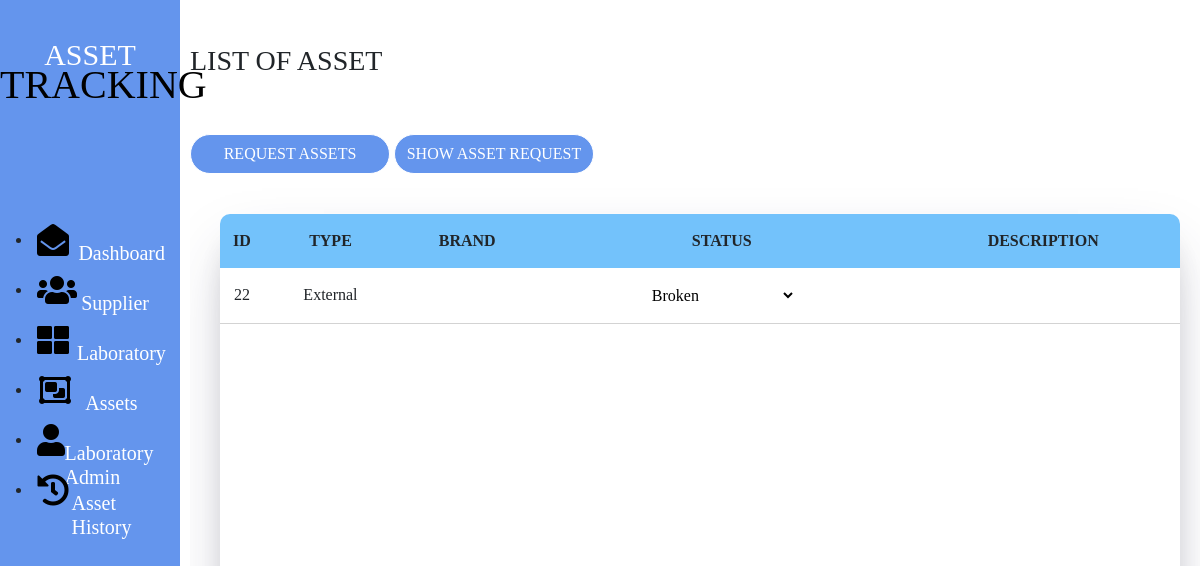
Before: /myDashboard/viewInsideLaboratory.php?id=402 with the older database file.
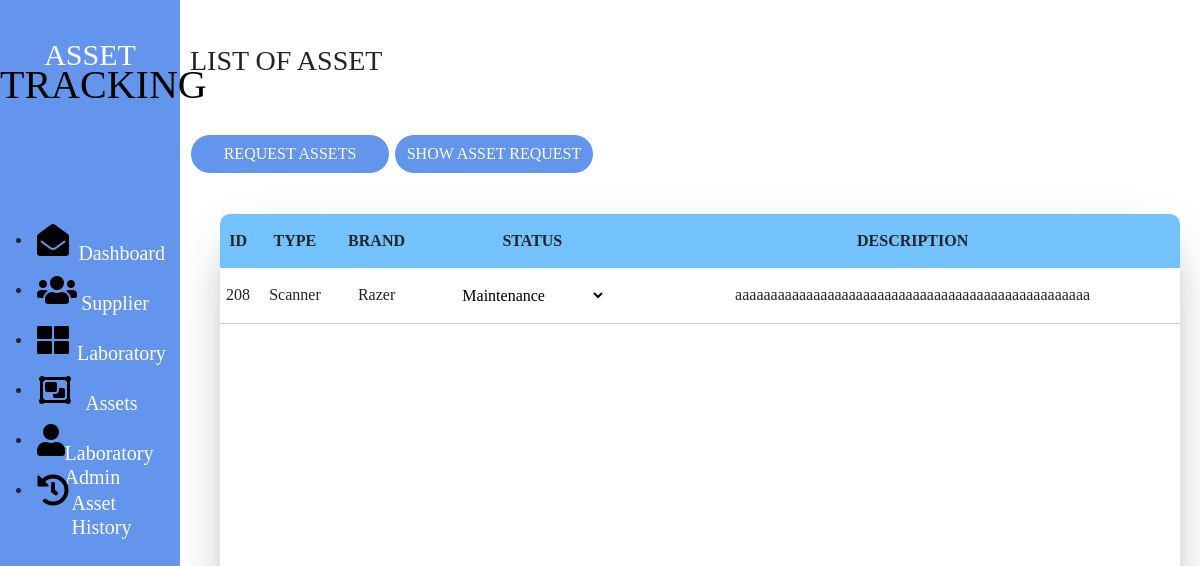
After: the same page with the newer database file.
### tables this page shows
CREATE TABLE `transaction_table` (
  `trans_id` int(50) NOT NULL,
  `asset_id` int(50) NOT NULL,
  `lab_id` int(50) NOT NULL,
  `sup_id` int(50) NOT NULL,
  `asset_stat` varchar(50) NOT NULL,
  `trans_date` varchar(50) NOT NULL
);

CREATE TABLE `assets` (
  `asset_id` int(50) NOT NULL,
  `asset_brand` varchar(50) NOT NULL,
  `asset_type` varchar(50) NOT NULL,
  `asset_status` varchar(50) NOT NULL,
  `asset_desc` varchar(50) NOT NULL,
  `asset_quant` int(50) NOT NULL,
  `sup_id` int(50) NOT NULL
);

### myDashboard/viewInsideLaboratory.php (the view, shortened to what this page needs)
<?php
include "templates/header.php";
?>
        <div class="content" id="content">
            <div class="display">
                <div class = "laboratoryName">
                    <h3>LIST OF ASSET</h3>
                </div><br><br>
                <button id = "requestBtn">REQUEST ASSETS</button>
                <button id = "requestBtnAssView">SHOW ASSET REQUEST</button>
                <div class="insideLabTable">
                    <div class = "viewAssetInsideLab">
                        <table class = "">
                            <thead >
                                <tr class = "viewInsideTableHeader">
                                    <th id = "viewInsideCol">ID</th>
                                    <th id = "viewInsideCol">TYPE</th>
                                    <th id = "viewInsideCol">BRAND</th>
                                    <th id = "viewInsideCol">STATUS</th>
                                    <th id = "viewInsideCol">DESCRIPTION</th>
                                </tr>
                            </thead>
                            <tbody  >
                                <?php
                                require_once('db_connector.php');
                                    $name = $_GET['id'];
                                    $sql = "SELECT transaction_table.trans_id as trans_id, assets.asset_id as asset_id, assets.asset_brand as asset_brand, assets.asset_type as asset_type, assets.asset_desc as asset_desc, transaction_table.asset_stat as asset_stat, laboratories.lab_name as lab_name  FROM transaction_table INNER JOIN assets ON transaction_table.asset_id = assets.asset_id INNER JOIN laboratories ON transaction_table.lab_id = laboratories.lab_id WHERE transaction_table.lab_id = '$name'";
                                    $result = $connection->query($sql);
                                    while($row = $result->fetch_assoc()){
                                        echo "
                                        <tbody  class = 'table-row'>
                                            <tr class = 'myTableRow'>
                                            <td  id = 'viewInsideRow' >$row[trans_id]</td>
                                            <td id = 'viewInsideRow'>$row[asset_type]</td>
                                            <td  id = 'viewInsideRow'>$row[asset_brand]</td>
                                            <td  id = 'viewInsideRow'>
                                                <select  data-id ='$row[trans_id]' id = 'selectStatusAssetIns' class = 'statusAssetSelect'>
                                                    <option >$row[asset_stat]</option>
                                                    <option value = 'New'>New</option>
                                                    <option value = 'Maintenance'>Maintenance</option>
                                                    <option value = 'Broken'>Broken</option>
                                                </select>
                                            </td>
                                            <td id = 'viewInsideRow'>$row[asset_desc]</td>
                                            </tr>
                                        ";
                                    }
                                ?>
                            </tbody>
                        </table>
                </div>
            </div>
        </div>
    </div>
</body>
</html>

Changed rows visible on the page:
removed transaction_table: trans_id "22", asset.asset_type "External", asset_stat+trans_id "Broken"
added transaction_table: trans_id "208", asset.asset_type "Scanner", asset.asset_brand "Razer", asset_stat+trans_id "Maintenance", asset.asset_desc "aaaaaaaaaaaaaaaaaaaaaaaaaaaaaaaaaaaaaaaaaaaaaaaaaa"
